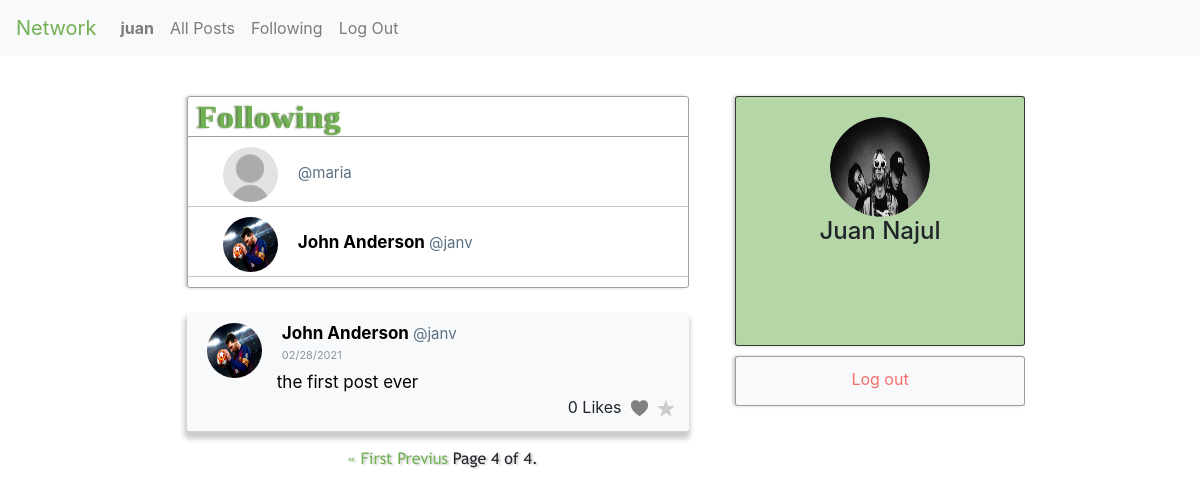
The app's page /following?page=4 (signed in) with its own data.
### network/models.py (models this page shows, shortened)
class User(AbstractUser):
    profile_image = models.ImageField(default='../static/network/img/defaultprofile.jpg', verbose_name='user_photo', upload_to='profile_img')
    pass

class Post(models.Model):
    content = models.CharField(max_length=255)
    user = models.ForeignKey(User, on_delete=models.CASCADE, related_name="author")
    likes = models.ManyToManyField(User, related_name="post_likes", null=True,blank=True)
    created_at = models.DateTimeField(auto_now_add=True)

### network/views.py (the view)
# urls.py: path("following", views.following_page, name="following"),
@login_required(login_url='login')
def following_page(request):
    user = request.user
    current_user = get_object_or_404(User, username=user.username)
    follower_user = Profile.objects.filter(follower=current_user)
    all_posts = Post.objects.all().order_by("-id")
    posts = []
    users_following = []
    for i in all_posts:
        for follower in follower_user:
            if follower.followed == i.user:
                posts.append(i)
                if i.user not in users_following:
                    users_following.append(i.user)
    paginator = Paginator(posts, 5)
    page_number = request.GET.get('page')
    page_obj = paginator.get_page(page_number)
    return render(request, "network/following.html", {
        "posts" : page_obj,
        "current_user": current_user,
        "users_following": users_following
    })

### network/templates/network/following.html (shortened to what this page needs)
{% extends 'network/layout.html' %}
{% load static %}
{% block body %}
<section class="content">
    {% if user.is_authenticated %}
    <div id="post-content">
        <div class="container">
            <div class="row">
                <div id="users-following" class="col-12">
                    <div id="users-following-title">
                        <h2>Following</h2>
                    </div>
                    <div class="users-following-container">
                        {% for user in users_following %}
                        <div class="user-following-container col-12">
                            <div class="posts">
                                <div class="row">
                                    <div class="post-photo" class="col-2">
                                        <a href="{% url 'profile' username=user.username %}">
                                            <img src="{{user.profile_image.url}}" alt="" />
                                        </a>
                                    </div>
                                    <div class="post-name col-8">
                                        <a href="{% url 'profile' username=user.username %}">
                                            <h6>{{user.first_name}} {{user.last_name}} <span class="post-username">@{{user.username}}</span></h6>
                                        </a>
                                    </div>
                                </div>
                            </div>
                        </div>
                        {% endfor %}
                    </div>
                </div>
            </div>
        </div>
    </div>
    {% endif %}
    <div id="profile-content">
        <div class="container">
            <div class="row">
                <aside id="profile-space" class="col-10">
                    {% if request.user.is_authenticated %}
                    <div class="row">
                        <div class="profile-photo">
                            <a href="{% url 'profile' username=current_user.username %}">
                                <img src="{{current_user.profile_image.url}}" alt="">
                            </a>
                        </div>
                    </div>
                    <div class="row">
                        <div class="profile-name">
                            {% if current_user.first_name|length >= 1 and current_user.last_name|length >= 1 %}
                            <h4>{{current_user.first_name}} {{current_user.last_name}}</h4>
                            {% else %}
                            <h4>@{{current_user.username}}</h4>
                            {% endif %}
                        </div>
                    </div>
                    {% endif %}
                </aside>
            </div>
            {% if request.user.is_authenticated %}
            <div class="row">
                <aside id="aside-logout" class="col-10">
                    <a href="{% url 'logout' %}">Log out</a>
                </aside>
            </div>
            {% endif %}
        </div>
    </div>
    <div id="published-content">
        <div class="container">
            <div class="row">
                <div id="published-post" class="col-12">
                    {% for post in posts%}
                    <div class="posts">
                        <div class="row">
                            <div class="post-photo" class="col-2">
                                <a href="{% url 'profile' username=post.user %}">
                                    <img src="{{post.user.profile_image.url}}" alt="" />
                                </a>
                            </div>
                            <div class="post-name col-6">
                                <a href="{% url 'profile' username=post.user %}">
                                    <h6>{{post.user.first_name}} {{post.user.last_name}} <span class="post-username">@{{post.user.username}}</span></h6>
                                </a>
                            </div>
                        </div>
                        <div class="row">
                            <p class="post-date col-12">{{post.created_at|date:"SHORT_DATE_FORMAT"}}</p>
                        </div>
                        <div class="row">
                            <p class="post-content col-12">{{post.content|linebreaksbr}}</p>
                        </div>
                        <div class="row">
                            <div class="post-buttons col-12">
                                <span class="num-likes id_num_likes{{post.id}}">{{post.likes.count}} Likes</span>
                                {% if request.user.is_authenticated %}
                                <span class="{% if request.user in post.likes.all %}in-like-post{% else %}like-post{% endif %} id_color_like{{post.id}}">
                                    <a id="like-post-link" data-postid="{{ post.id }}">N</a>
                                </span>
                                <span class="fav-post"><a href="">R</a></span>
                                {% endif %}
                            </div>
                        </div>
                    </div>
                    {% endfor %}
                </div>
                <div class="pagination">
                    <div id="pagination-content">
                        <span class="step-links">
                        {% if posts.has_previous %}
                            <a href="?page=1">&laquo; First</a>
                            <a href="?page={{ posts.previus_page_number }}">Previus</a>
                        {% endif %}
                        <span class="current">
                            Page {{ posts.number }} of {{ posts.paginator.num_pages }}.
                        </span>
                    </span>
                    </div>
                </div>
            </div>
        </div>
    </div>
</section>
{% endblock %}

### network/templates/network/layout.html (shortened to what this page needs)
{% load static %}
<!DOCTYPE html>
<html lang="en">
    <head>
        <link rel="stylesheet" href="https://stackpath.bootstrapcdn.com/bootstrap/4.4.1/css/bootstrap.min.css">
        <link href="{% static 'network/styles.css' %}" rel="stylesheet">
    </head>
    <body>
        <nav class="navbar navbar-expand-lg navbar-light bg-light">
            <a class="navbar-brand" id="logo-title" href="{% url 'index' %}">Network</a>
            <div>
              <ul class="navbar-nav mr-auto">
                {% if user.is_authenticated %}
                    <li class="nav-item">
                        <a class="nav-link" href="{% url 'profile' username=request.user.username %}"><strong id="username_for_like">{{ user.username }}</strong></a>
                    </li>
                {% endif %}
                <li class="nav-item">
                  <a class="nav-link" href="{% url 'index' %}">All Posts</a>
                </li>
                {% if user.is_authenticated %}
                    <li class="nav-item">
                        <a class="nav-link" href="{% url 'following' %}">Following</a>
                    </li>
                    <li class="nav-item">
                        <a class="nav-link" href="{% url 'logout' %}">Log Out</a>
                    </li>
                {% endif %}
              </ul>
            </div>
        </nav>
        <div class="body">
            {% block body %}
            {% endblock %}
        </div>
    </body>
</html>

### network/static/network/styles.css (style rules this page uses)
* { margin: 0px; padding: 0px; }
#logo-title { color: #71b053; }
.content { width: 72.2%; height: 90vh; margin: 0 auto; margin-top: 20px; }
#post-content { float: left; width: 58%; }
#profile-content { width: 29%; position: fixed; float: right; right: 13.5%; }
#create-post, #users-following { height: auto; padding: 0px; margin: 5px; margin-left: 20px; margin-top: 20px; border: 1px solid rgba(68, 67, 67, 0.5); border-radius: 3px; box-shadow: -2px 0px 3px #ccc; }
#post-title, #users-following-title { width: 100%; height: 40px; border-bottom: 1px solid rgba(68, 67, 67, 0.5); }
#post-title h2, #users-following-title h2 { color: #71b053; font-weight: bold; font-family: 'BebasNeue'; letter-spacing: 1px; margin-left: 10px; line-height: 40px; text-shadow: -2px 0px 2px #557c42; }
.users-following-container { width: 100%; height: 150px; overflow-y: scroll; overflow-x: hidden; transition: all 300ms; }
.user-following-container { width: 100%; height: 70px; margin: 0 auto; border-bottom: 1px solid rgba(0, 0, 0, 0.219); }
.users-following-container .post-name h6 { margin-top: 15px; }
#profile-space { float: right; height: 250px; margin: 5px; margin-left: 45px; margin-top: 20px; background: #70b05383; border: 1px solid rgba(3, 3, 3, 0.733); border-radius: 3px; box-shadow: -2px 0px 3px #ccc; }
::placeholder { color: grey; }
#profile-space .profile-photo { cursor: pointer; transition: all 400ms; }
#aside-logout { height: 50px; margin: 5px; margin-left: 45px; border: 1px solid rgba(68, 67, 67, 0.5); border-radius: 3px; background: #f8f9fa; box-shadow: -2px 0px 3px #ccc; text-align: center; line-height: 45px; transition: all 300ms; }
#aside-logout a { color: rgb(245, 109, 109); text-decoration-color: rgb(245, 109, 109); }
#published-content { display: block; float: left; width: 58%; }
#published-post, #profile-published-post { margin: 0 auto; padding: 0; margin-top: 20px; margin-left: 20px; border-radius: 3px; background: #f8f9fa; box-shadow: -1px 5px 5px 2px #ccc; }
.posts { width: 100%; margin-top: 0px; border-bottom: 1px solid rgba(173, 173, 173, 0.5); transition: all 300ms; }
.user-following-container .posts { border-bottom: 0px; }
.posts .post-name, .posts .post-date, .posts .post-content, .posts .post-photo { padding-left: 10px; padding-top: 10px; }
.posts .post-photo { width: 55px; height: 55px; margin-top: 10px; margin-left: 35px; border-radius: 50%; overflow: hidden; transition: all 300ms; }
.posts .post-photo img { width: 60px; height: 60px; margin-top: -13.5px; margin-left: -13px; border-radius: 50%; transition: all 300ms; }
.post-name { margin-left: 10px; font-family: -apple-system, BlinkMacSystemFont, 'Segoe UI', Roboto, Oxygen, Ubuntu, Cantarell, 'Open Sans', 'Helvetica Neue', sans-serif; }
.post-name a h6 { color: black; font-weight: bold; font-size: 17px; }
.post-name a { transition: all 100ms; }
.post-name span { font-weight:normal; font-size: 15px; color: rgb(91, 112, 131); }
.post-date { margin-top: -41px; margin-left: 100px; color: rgb(140, 150, 160); font-size: 11px; font-weight: normal; }
.post-content { margin-left: 95px; margin-top: -20px; margin-bottom: 0px; padding-right: 140px; color: black; font-size: 17px; }
.post-buttons { text-align: right; margin-bottom: 10px; }
.like-post, .fav-post, .num-likes, .edit-post-link, .in-like-post { margin-right: 15px; margin-left: -10px; }
.like-post a { font-family:'icons'; text-decoration: none; color: grey; transition: all 400ms; }
.fav-post a { font-family:'icons'; text-decoration: none; color: #ccc; transition: all 300ms; }
.pagination { width: 100%; margin: 10px; margin-left: 59px; margin-top: 15px; text-align: center; cursor: pointer; }
#pagination-content { width: 100%; font-family: 'TrebuchetMS'; font-size: 16px; text-shadow: 2px 1px 2px #ccc; }
#pagination-content a { text-decoration: none; color: #71b053; transition: all 600ms; }
.profile-photo { width: 100px; height: 100px; margin: 0 auto; margin-top: 20px; border-radius: 50%; overflow: hidden; }
.profile-photo img { width: 105px; height:100px; padding-right: 5px; border-radius: 50%; }
.profile-name, .profile-username, .profile-user-info, .follow-button, .edit-profile-button, .unfollow-button { width: 100%; margin: 0 auto; text-align: center; }

### records on screen
User: username "juan", profile_image (picture), first_name "Juan", last_name "Najul"
User: profile_image (placeholder picture), username "maria"
User: profile_image (picture), first_name "John", last_name "Anderson", username "janv"
Post: user.profile_image (picture), user.first_name "John", user.last_name "Anderson", user.username "janv", created_at "02/28/2021", content "the first post ever", likes.count "0"

### other values on screen
{{ posts.number }} "4"
{{ posts.paginator.num_pages }} "4"
